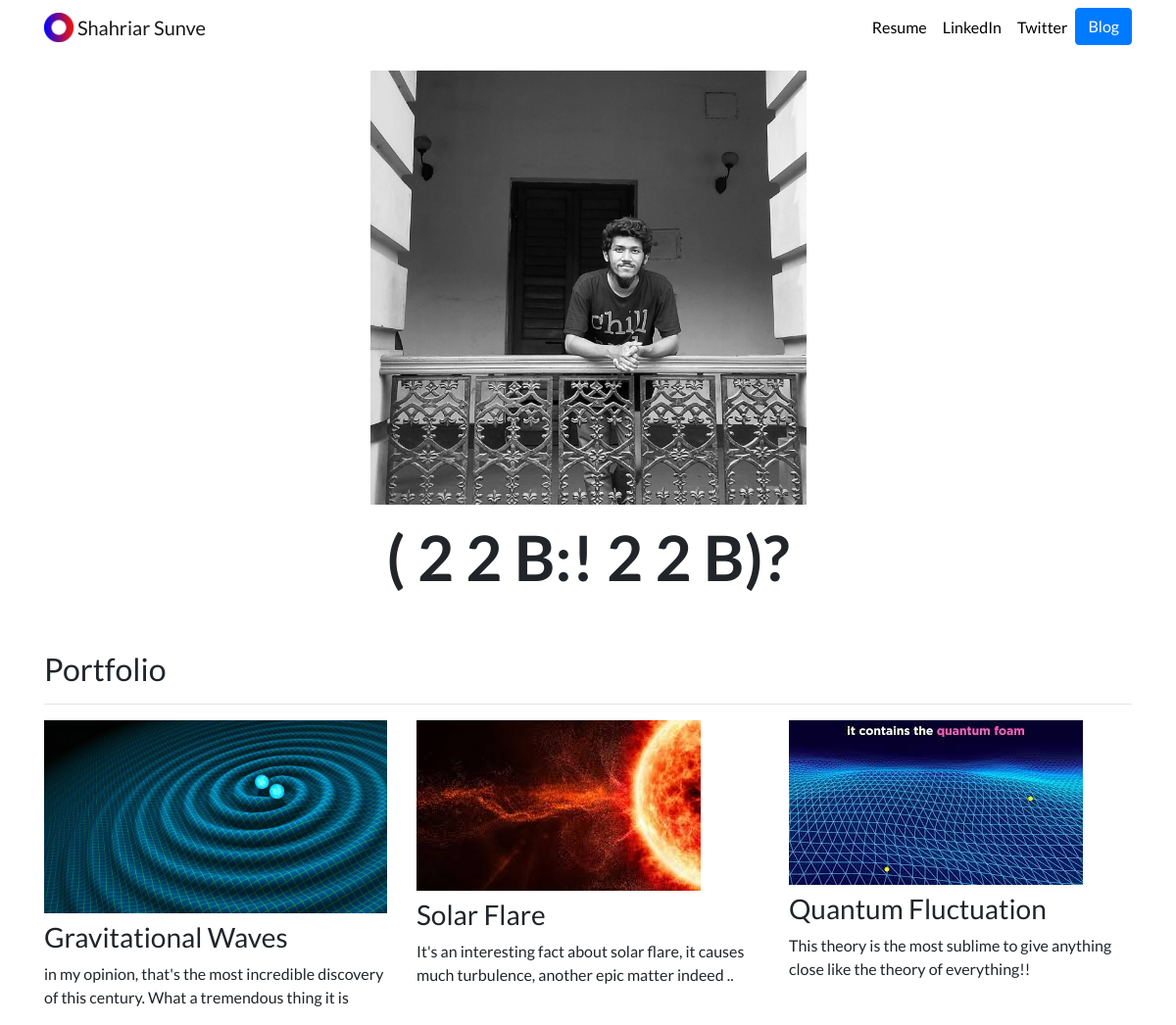
The page / on the database its author committed.
### portfolio/models.py (models this page shows, shortened)
class Project(models.Model):
    title = models.CharField(max_length=100)
    description = models.CharField(max_length=250)
    image = models.ImageField(upload_to='portfolio/images/')
    url = models.URLField(blank=True)

### portfolio/views.py (the view)
# urls.py: 2. Add a URL to urlpatterns:  path('', views.home, name='home')
def home(request):
    projects = Project.objects.all()
    return render(request, 'portfolio/home.html', {'projects':projects})

### portfolio/templates/portfolio/home.html
{% extends "portfolio/base.html" %}
{% load static %}
{% block content %}
<div class="row justify-content-center my-3">
  <div class="col-5">
    <img src="{% static 'portfolio/SquareBlonde.jpg' %}" class="img-fluid">
  </div>
</div>
<div class="row justify-content-center mb-3">
  <div class="col-md-9 text-center">
    <h1 id="hometext" class="font-weight-bold">( 2 2 B:! 2 2 B)?</h1>
  </div>
</div>
<h2 class="mt-5">Portfolio</h2>
<hr>
<div class="row">
  {% for project in projects %}
  <div class="col-lg-4 col-md-6">
    {% if project.url %}
    <a href="{{ project.url }}">
      <img src="{{ project.image.url }}" class="img-fluid mb-2">
    </a>
    {% else %}
    <img src="{{ project.image.url }}" class="img-fluid mb-2">
    {% endif %}
    <h3>{{ project.title }}</h3>
    <p>{{ project.description }}</p>
  </div>
  {% endfor %}
</div>
{% endblock %}

### portfolio/templates/portfolio/base.html (shortened to what this page needs)
{% load static %}
<!doctype html>
<html lang="en">
<head>
  <link rel="stylesheet" href="https://stackpath.bootstrapcdn.com/bootstrap/4.4.1/css/bootstrap.min.css">
  <link rel="stylesheet" href="{% static "portfolio/custom.css" %}">
</head>
<body>
  <nav id="topNav" class="navbar navbar-expand-md navbar-light">
    <div class="container">
      <a class="navbar-brand" href="{% url 'home' %}">
        <img src="{% static "portfolio/Logo.png" %}" width="30" height="30" class="d-inline-block align-top" alt="Nick's Logo">
        <span>Shahriar Sunve</span>
      </a>
      <div class="collapse navbar-collapse text-center" id="navbarNav">
        <ul class="navbar-nav ml-auto">
          <li class="nav-item">
            <a class="nav-link" href="{% static "portfolio/resume.pdf" %}">Resume</a>
          </li>
          <li class="nav-item">
            <a class="nav-link" href="https://www.linkedin.com/in/shahriar-sunve-a9a001161/" target="_blank">LinkedIn</a>
          </li>
          <li class="nav-item">
            <a class="nav-link" href="#" target="_blank">Twitter</a>
          </li>
          <li>
            <a role="button" href="{% url 'blog:all_blogs' %}" class="btn btn-primary">Blog</a>
          </li>
        </ul>
      </div>
    </div>
  </nav>
  <div class="container">
    {% block content %}{% endblock %}
  </div>
</body>
</html>

### portfolio/static/portfolio/custom.css (style rules this page uses)
.navbar-nav .nav-link { color: rgba(0,0,0,1) !important; }
body { font-family: 'Lato', sans-serif; }
@media (min-width: 992px) { #hometext { font-size: 4rem; } }

### rows shown on the page
Project: image (picture), title "Gravitational Waves", description "in my opinion, that's the most incredible discovery of this century. What a tremendous thing it is"
Project: image (picture), title "Solar Flare", description "It's an interesting fact about solar flare, it causes much turbulence, another epic matter indeed .."
Project: image (picture), title "Quantum Fluctuation", description "This theory is the most sublime to give anything close like the theory of everything!!"
